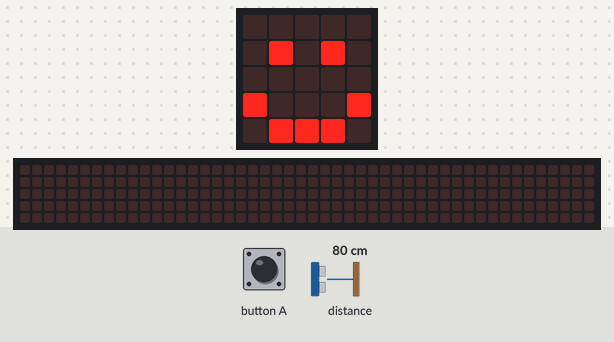
Recording of a program running on a simulated BBC micro:bit (MakeCode). On the bench: the board's 5×5 LED display, a strip that is not on the board, showing the scrolling text unrolled. The inputs (shaded band) are chosen by the test bench; at power-on: distance to the obstacle 80 cm. The 48×5 strip is a reading aid, not a part: it shows the text the display is scrolling, unrolled, one strip-width of it at a time.

Above: at 1.8 s.
1.9 s: button A pressed for 0.15 s
At 4.53 s:
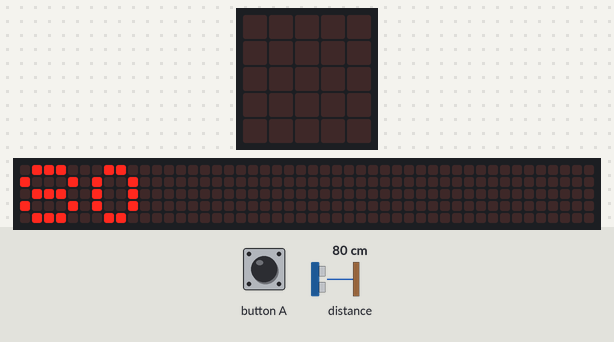
At 5.3 s:
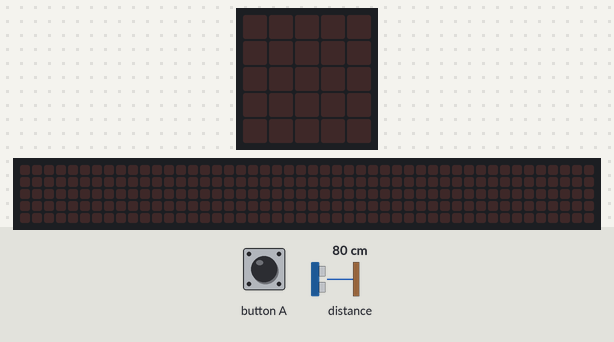
Timing chart, 0 to 6.8 s (numbered marks = the images above; inputs shaded):
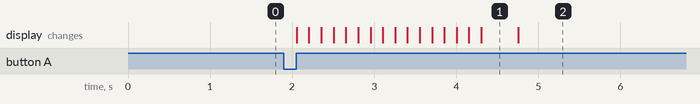

Measured:
- after the input at 1.9 s, the display: changes after 0.16 s (image 1)
- what the display in image 1 shows lasts 0.5 s, from 4.3 s to 4.8 s

The program:

main.ts
```typescript
// (licence header left out)
// variables
let grabLeDistance: number = 0

//  clean
basic.clearScreen()
basic.showIcon(IconNames.Happy)

// getting distance
input.onButtonPressed(Button.A, function() {
    grabLeDistance = sonar.ping(
        DigitalPin.P8,
        DigitalPin.P12,
        PingUnit.Centimeters
    )
    basic.clearScreen()
    basic.showNumber(grabLeDistance)
})
```
